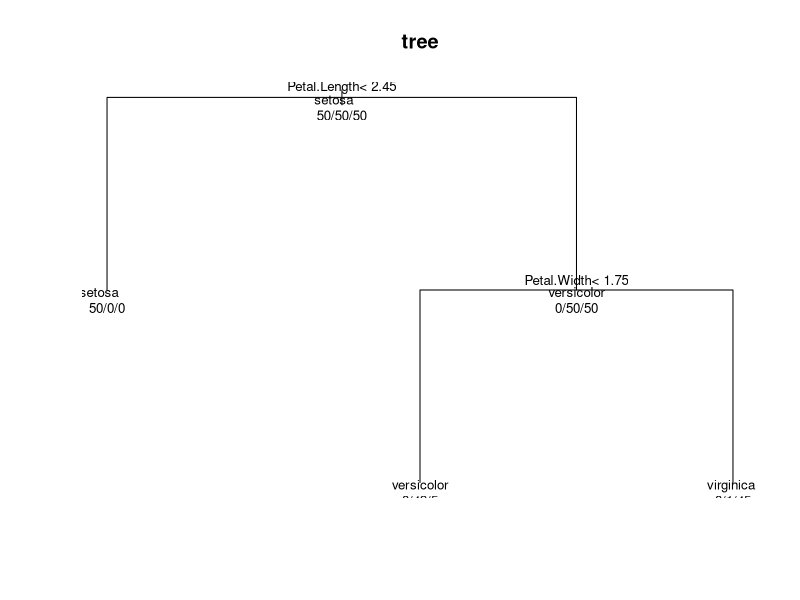

Write R code to recreate this figure.
library(rpart)


iris_data <- datasets::iris

fit <- rpart(Species~.,data=iris_data)


plot(fit,uniform=TRUE,main="tree")


text(fit,use.n=TRUE,all=TRUE,cex=.8)
